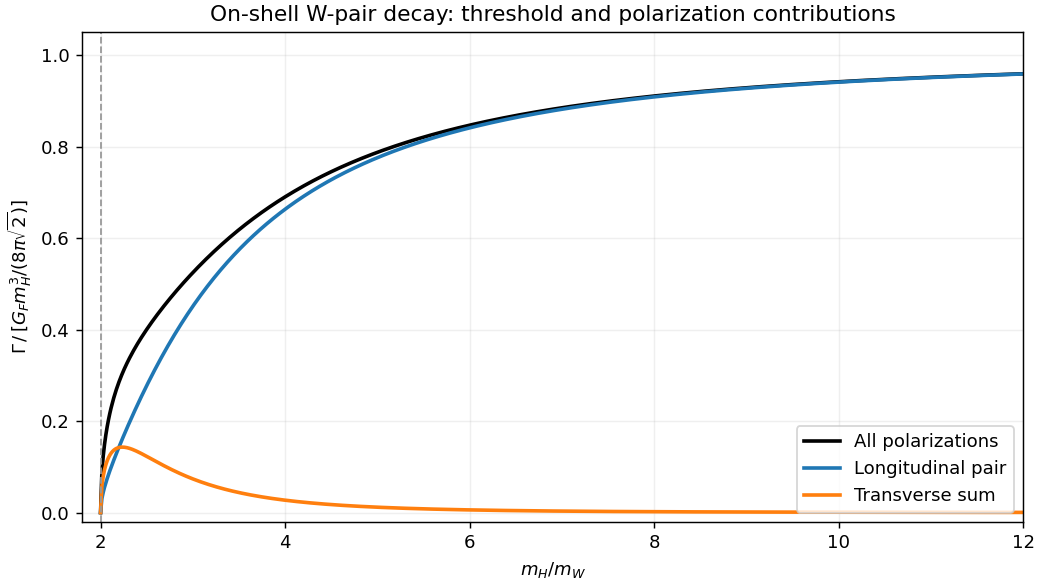

The Python source for this figure:
"""Tree-level on-shell partial widths divided by their common mass-cubic factor."""
from pathlib import Path

import matplotlib.pyplot as plt
import numpy as np


def main():
    ratio = np.linspace(2, 12, 700)
    x = 1/ratio**2
    beta = np.sqrt(1-4*x)
    longitudinal = beta*(1-2*x)**2
    transverse = beta*8*x*x
    total = beta*(1-4*x+12*x*x)
    assert np.max(np.abs(total-longitudinal-transverse)) < 1e-14
    fig, ax = plt.subplots(figsize=(8, 4.5), layout="constrained")
    ax.plot(ratio, total, color="black", lw=2, label="All polarizations")
    ax.plot(ratio, longitudinal, color="tab:blue", lw=2, label="Longitudinal pair")
    ax.plot(ratio, transverse, color="tab:orange", lw=2, label="Transverse sum")
    ax.set(xlabel=r"$m_H/m_W$", ylabel=r"$\Gamma\,/\,[G_Fm_H^3/(8\pi\sqrt{2})]$",
           title="On-shell W-pair decay: threshold and polarization contributions", xlim=(1.8, 12), ylim=(-.02, 1.05))
    ax.axvline(2, ls="--", color="0.6", lw=1)
    ax.legend(loc="lower right"); ax.grid(alpha=.2)
    fig.savefig(Path(__file__).with_suffix(".png").name, dpi=130, facecolor="white")
    plt.close(fig)


if __name__ == "__main__":
    main()
